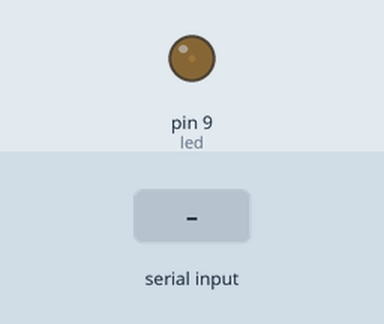
Recording of a sketch running on a simulated Arduino Uno, built with avr-gcc and run on an emulated ATmega328P. On the bench: output pins drawn as LEDs (lit = HIGH). Inputs (shaded band) come from the test bench.

Above: at 1.2 s.
1.3 s: "90,45\n" received over Serial
At 2.1 s:
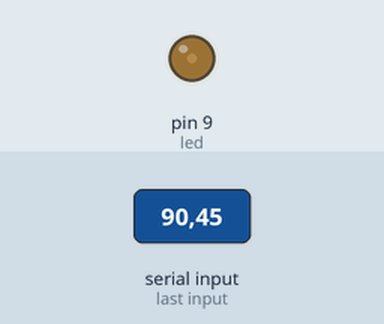
3.8 s: "30,150\n" received over Serial
At 4.4 s:
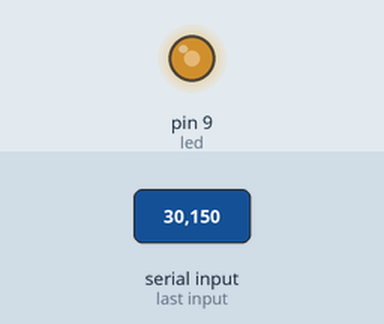
6.3 s: "200\n" received over Serial
At 6.8 s:
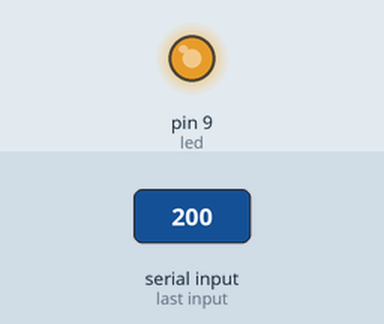
Timing chart, 0 to 9.3 s (numbered marks = the images above; inputs shaded):
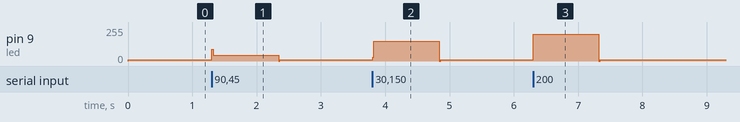

Measured:
- after the input at 1.3 s, pin 9 (led): 10/255 → 45/255 at once, → 10/255 1.0 s later
- after the input at 3.8 s, pin 9 (led): 10/255 → 150/255 at once, → 10/255 1.0 s later
- after the input at 6.3 s, pin 9 (led): 10/255 → 200/255 at once, → 10/255 1.0 s later

The sketch:

volume_led.ino
```cpp
const int analog = A0;
const int led = 9;

void setup()
{
  pinMode(led, OUTPUT);
  Serial.begin(9600);
}

void get_analog(){
  Serial.print("analog: ");
  Serial.println(analogRead(analog));
  if (analogRead(analog) > 27){
    digitalWrite(led,HIGH);
    delay(1000);
    digitalWrite(led,LOW);
  }
  delay(50);
}

void loop(){
  if (Serial.available() > 0){

    int volume = Serial.parseInt();
    int brightness = volume % 255;

    analogWrite(led, brightness);
    delay(20);
  }
  else {
    analogWrite(led, 10);
  }

}
```
